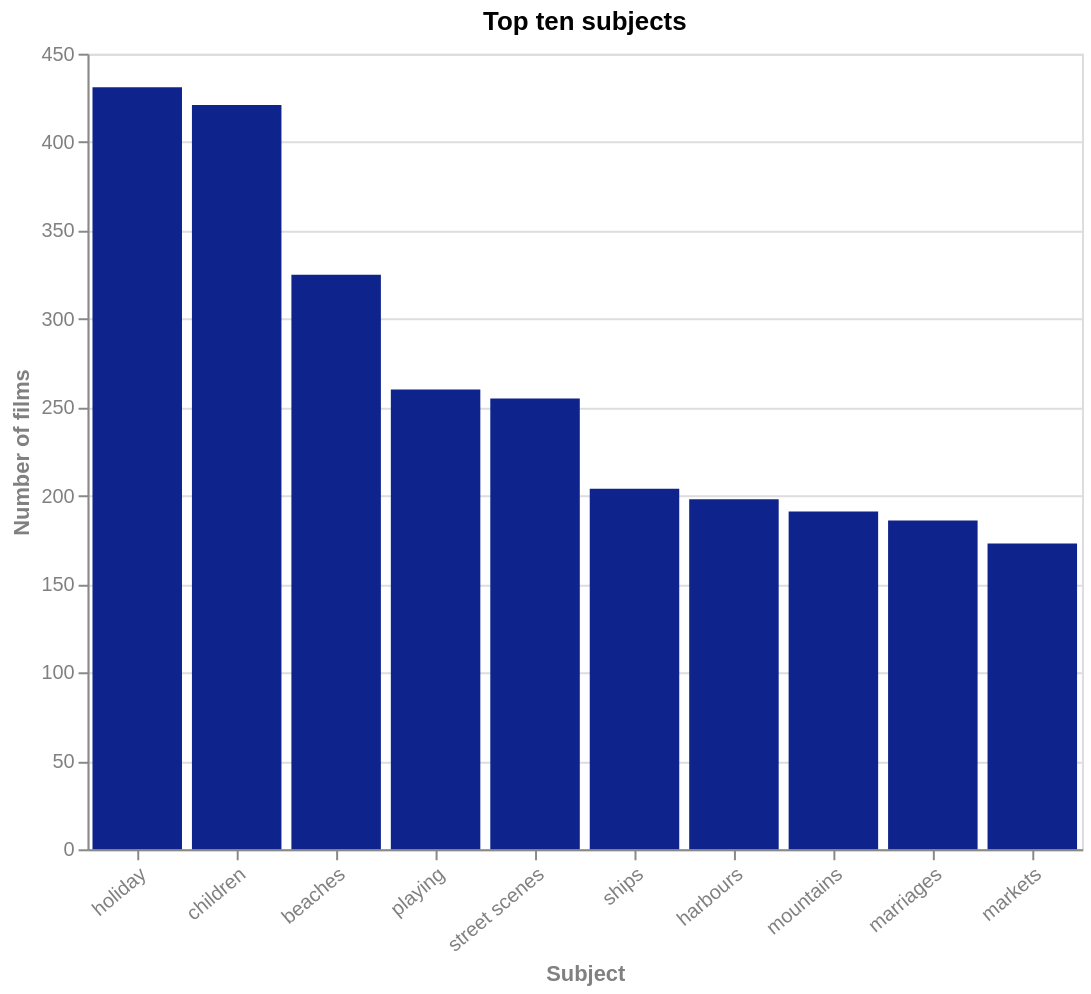

Express this chart as Vega-Lite.
### Vega-Lite specification from a JSON file in a GitHub repository (floating-point values rounded to 4 significant figures)
{"$schema": "https://vega.github.io/schema/vega-lite/v5.json", "title": "Top ten subjects", "description": "Distribution of films over the top ten subjects (excluding the subject 'amateur recording')", "width": 500, "height": 400, "data": {"values": [{"Subject": "holiday", "Number of films": 431}, {"Subject": "children", "Number of films": 421}, {"Subject": "beaches", "Number of films": 325}, {"Subject": "playing", "Number of films": 260}, {"Subject": "street scenes", "Number of films": 255}, {"Subject": "ships", "Number of films": 204}, {"Subject": "harbours", "Number of films": 198}, {"Subject": "mountains", "Number of films": 191}, {"Subject": "marriages", "Number of films": 186}, {"Subject": "markets", "Number of films": 173}]}, "mark": {"type": "bar", "binSpacing": 1, "tooltip": true}, "encoding": {"x": {"field": "Subject", "type": "nominal", "title": "Subject", "sort": "-y"}, "y": {"field": "Number of films", "type": "quantitative", "title": "Number of films"}, "color": {"value": "#0F238C"}}, "config": {"countTitle": "Count", "axisX": {"labelAngle": -40, "titleColor": "grey", "labelColor": "grey"}, "axisY": {"titleColor": "grey", "labelColor": "grey"}}}
